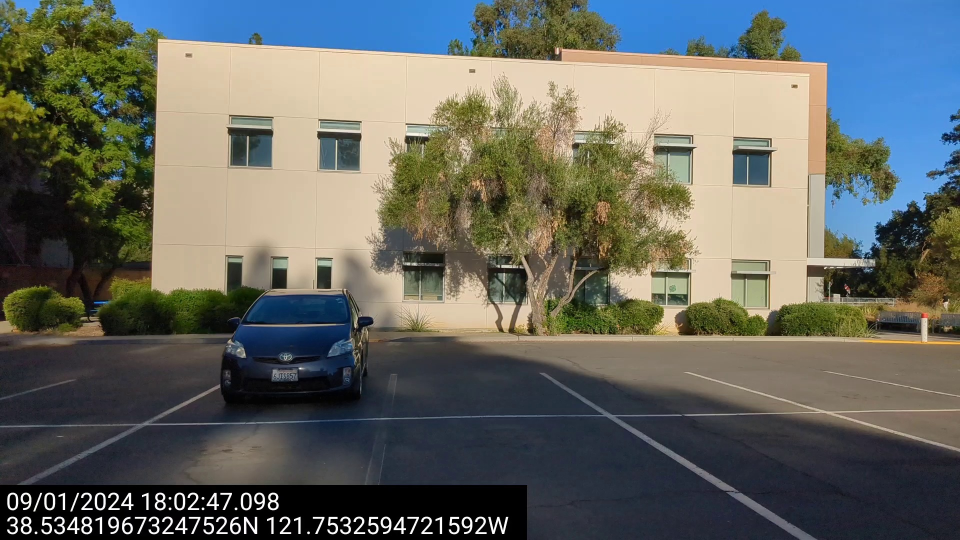
#> input picture data/camera_to_kitti/test_imgs/000001.png, 1920 x 1080 px, found by its file name (shown at 1/2 size); its folder holds only this picture in this run
$ python resize_crop_to_kitti.py
#> lines starting #> are read from the running program, lines starting #| are printed output that depends on the picture
#> in main, image is the input picture: shape (1080, 1920, 3); mean B, G, R 96.8, 103.3, 100.6
import cv2
import os

def resize_and_crop(image, target_width, target_height):
    # Get original dimensions
#> called with target_width = 1242, target_height = 375
    h, w = image.shape[:2]
#> h = 1080; w = 1920

    # Calculate the scaling factor
    scale = max(target_width / w, target_height / h)
#> scale = 0.647
    new_w, new_h = int(w * scale), int(h * scale)
#> new_w = 1242; new_h = 698

    # Resize the image
    resized_image = cv2.resize(image, (new_w, new_h))
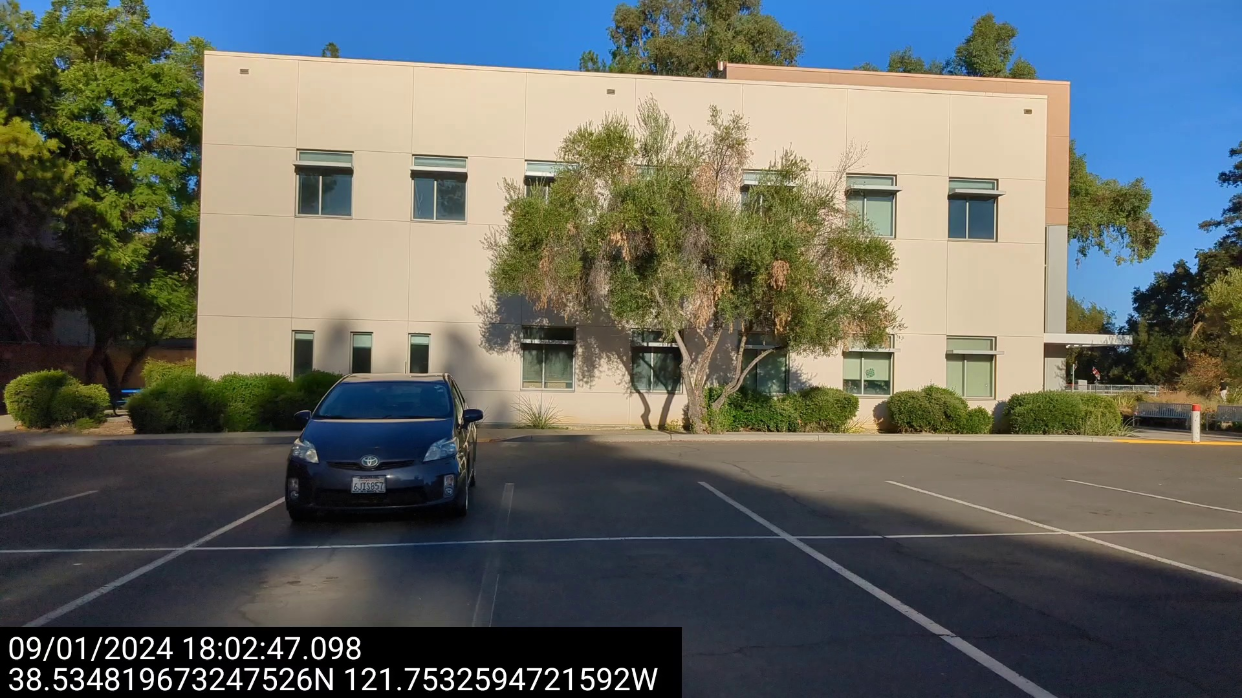
#> resized_image: shape (698, 1242, 3); mean B, G, R 96.7, 103.2, 100.5

    # Calculate cropping coordinates
    start_x = (new_w - target_width) // 2
#> start_x = 0
    # start_y = (new_h - target_height) // 2
    start_y = (new_h - target_height) if new_h > target_height else 0
#> start_y = 323

    # Crop the image to the target size
    cropped_image = resized_image[start_y:start_y + target_height, start_x:start_x + target_width]
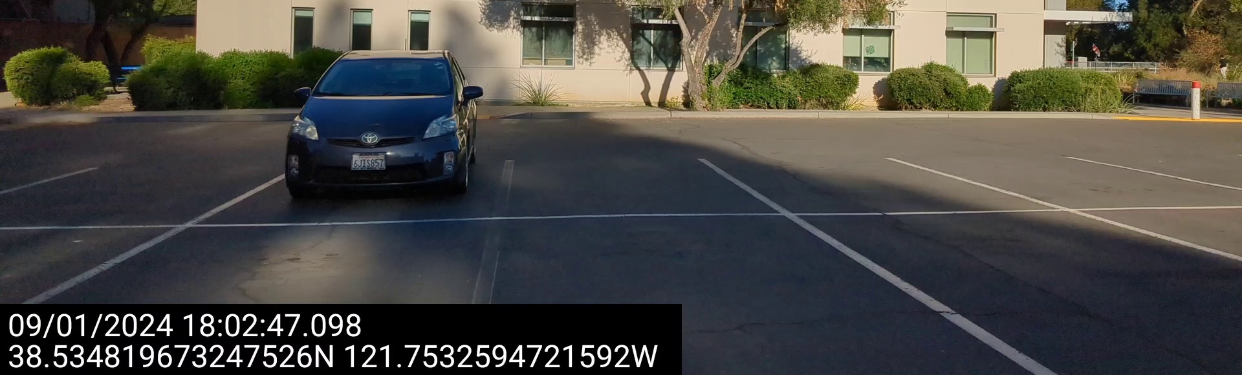
#> cropped_image: shape (375, 1242, 3); mean B, G, R 67, 72.2, 73.8
    return cropped_image

def main():
    # Input and output paths
    image_folder = '/home/js/Documents/GitHub/extract_video_timestamp/data/camera_to_kitti/test_imgs/'  # Replace with the folder containing your images
    output_folder = '/home/js/Documents/GitHub/extract_video_timestamp/data/camera_to_kitti/resized/'  # Replace with the folder to save the resized images

    # Ensure output directory exists
    os.makedirs(output_folder, exist_ok=True)

    # Target dimensions
    target_width, target_height = 1242, 375

    # Iterate through all images in the folder
    for filename in os.listdir(image_folder):
        if filename.endswith('.jpg') or filename.endswith('.png'):
            image_path = os.path.join(image_folder, filename)
            image = cv2.imread(image_path)

            if image is None:
                print(f"Error: Cannot open image file '{image_path}'")
                continue

            # Resize and crop the image
            resized_image = resize_and_crop(image, target_width, target_height)

            # Save the resized image
            output_path = os.path.join(output_folder, f'resized_{filename}')
            cv2.imwrite(output_path, resized_image)
            print(f"Saved resized image: {output_path}")

if __name__ == "__main__":
    main()

$ run again, on data/camera_to_kitti/test_imgs/10-12-24 13-37-11.419.png
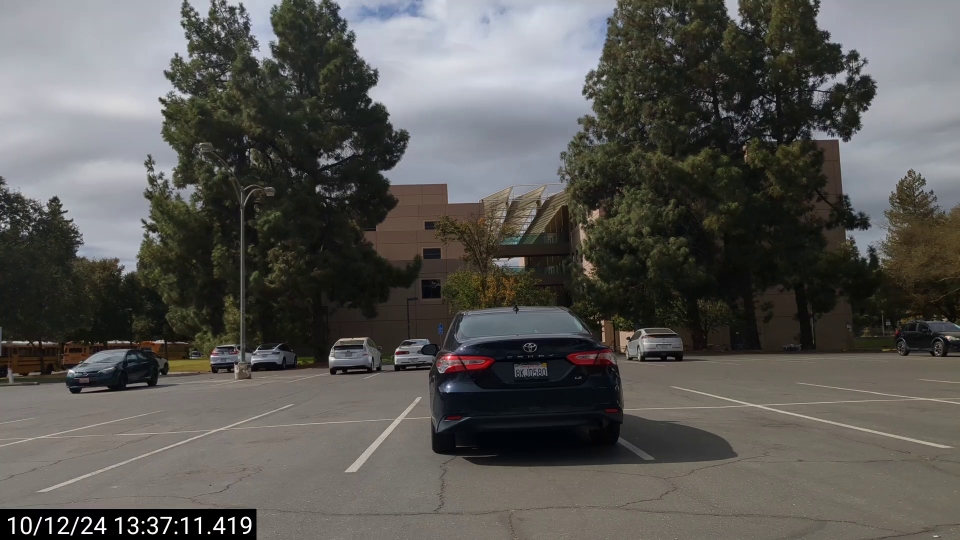
#> input picture data/camera_to_kitti/test_imgs/10-12-24 13-37-11.419.png, 1920 x 1080 px, found by its file name (shown at 1/2 size)
#> in main, image is the input picture: shape (1080, 1920, 3); mean B, G, R 83.6, 86.9, 88.2
#> in resize_and_crop, `resized_image = cv2.resize(image, (new_w, new_h))`:
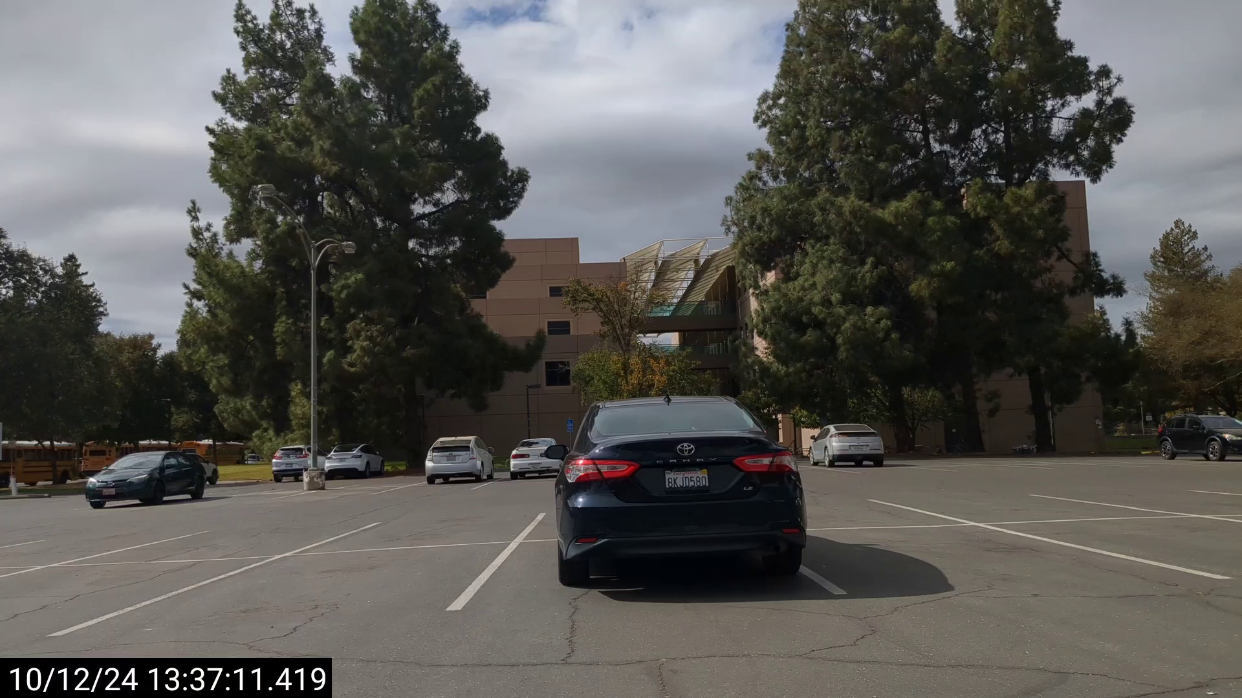
#> resized_image: shape (698, 1242, 3); mean B, G, R 83.5, 86.8, 88.1
#> in resize_and_crop, `cropped_image = resized_image[start_y:start_y + target_height, start_x..`:
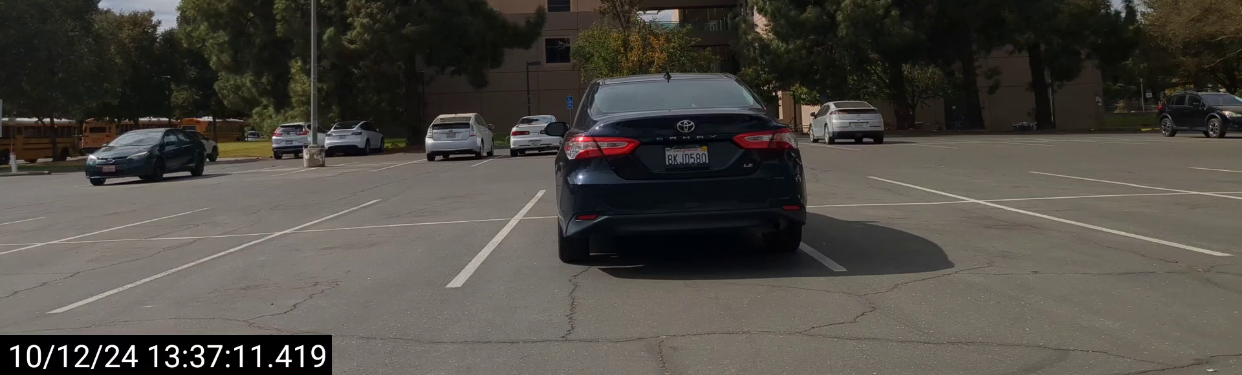
#> cropped_image: shape (375, 1242, 3); mean B, G, R 67.2, 73.1, 77.1

$ run again, on data/camera_to_kitti/test_imgs/000002.png
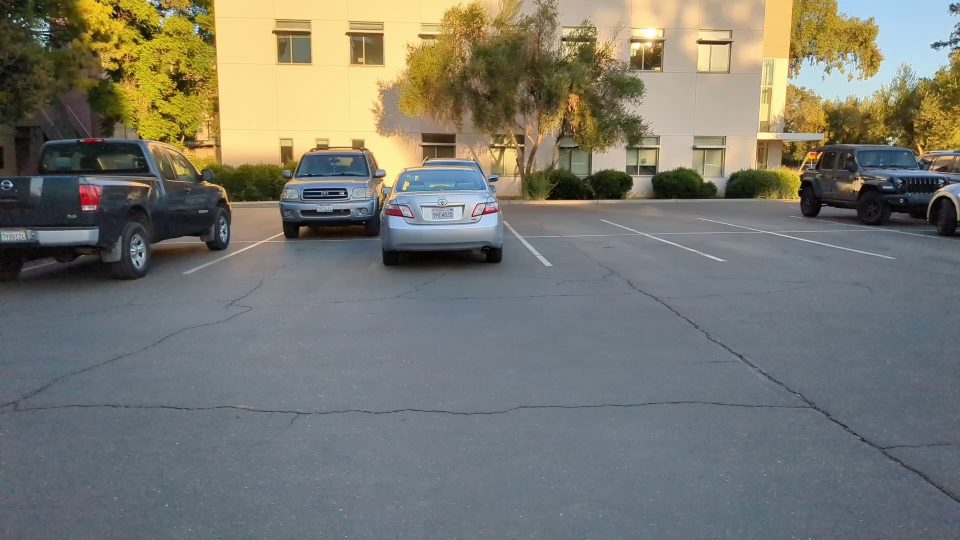
#> input picture data/camera_to_kitti/test_imgs/000002.png, 1920 x 1080 px, found by its file name (shown at 1/2 size)
#> in main, image is the input picture: shape (1080, 1920, 3); mean B, G, R 110.3, 119.6, 119.7
#> in resize_and_crop, `resized_image = cv2.resize(image, (new_w, new_h))`:
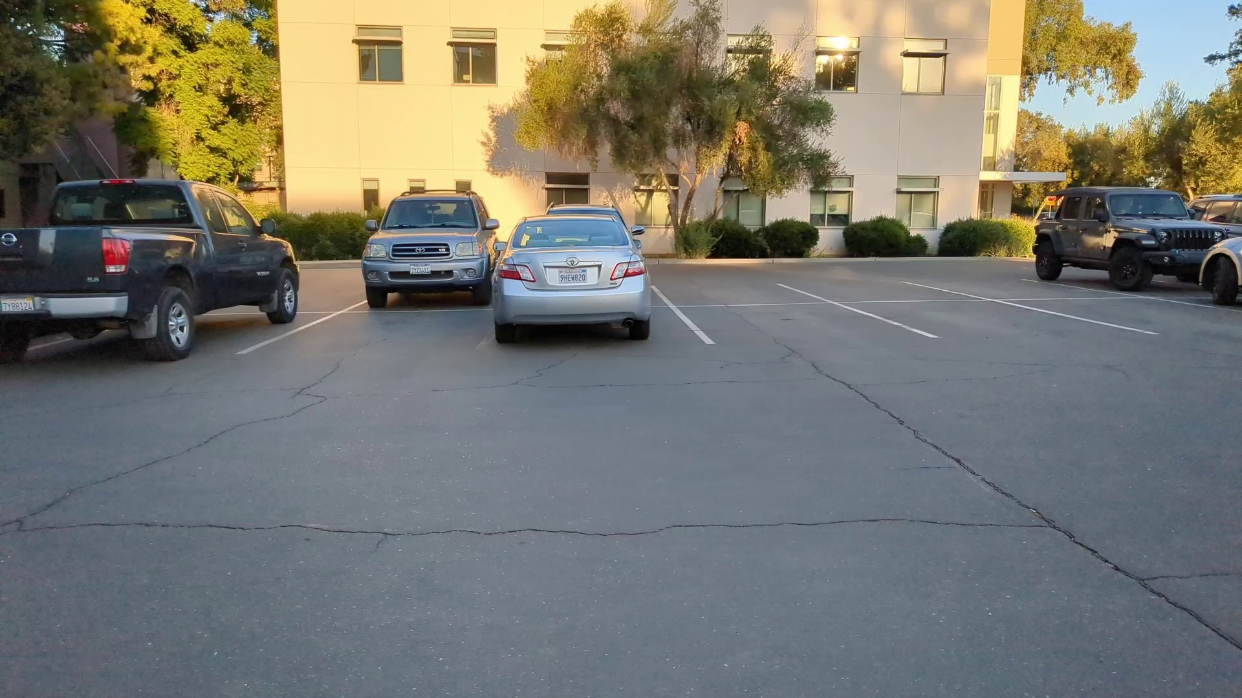
#> resized_image: shape (698, 1242, 3); mean B, G, R 110.2, 119.5, 119.6
#> in resize_and_crop, `cropped_image = resized_image[start_y:start_y + target_height, start_x..`:
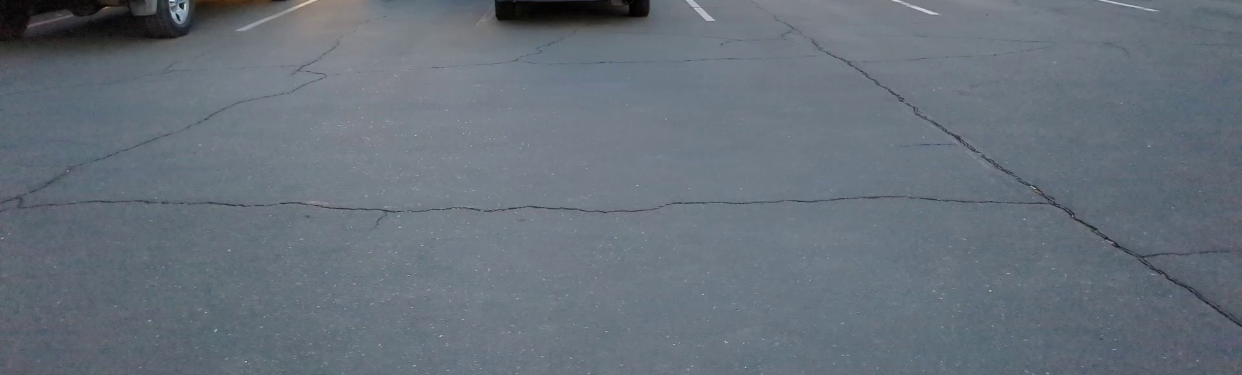
#> cropped_image: shape (375, 1242, 3); mean B, G, R 121.7, 112, 102.9
